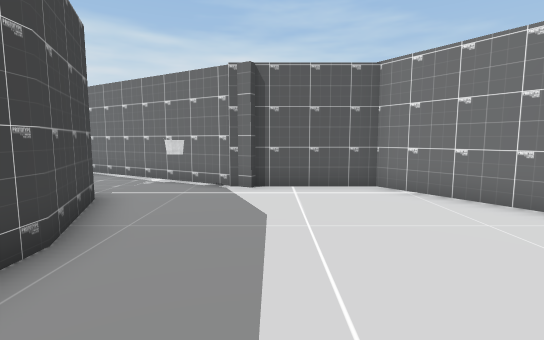
[1] (above)

13 first-person views from a walk through a Unity game level. The camera is 1.2 m above the floor, tilts 6° down and sees 85° across. The floor is counted in squares, 1 m on a side. Each view is taken from the middle of a square. On the plan, view 1 faces up. The plan holds only what a view shows up to about 13 squares ahead; the rest is blank. The place goes on beyond the plan. The player is left out. Some surface patterns are stand-ins.

[2]
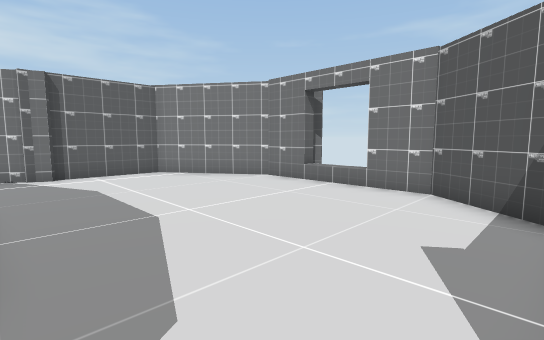

[3]
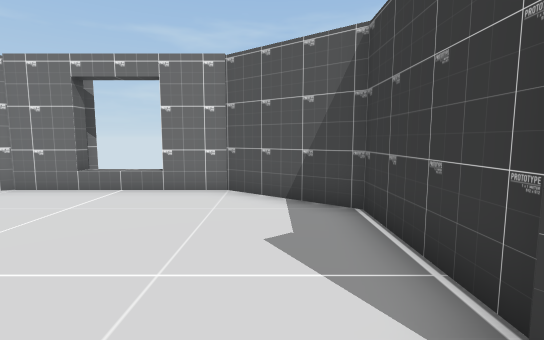

[4]
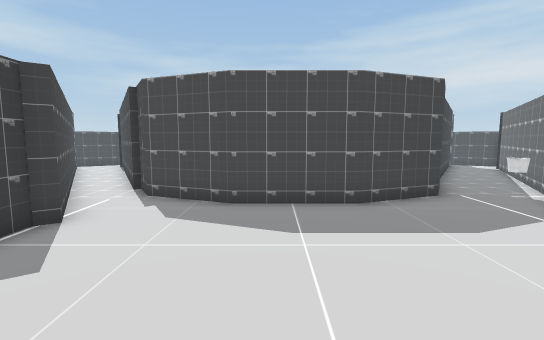

[5]
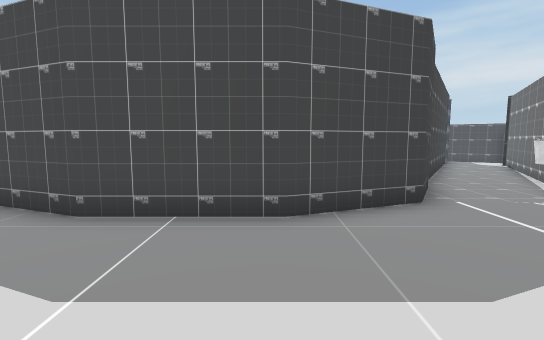

[6]
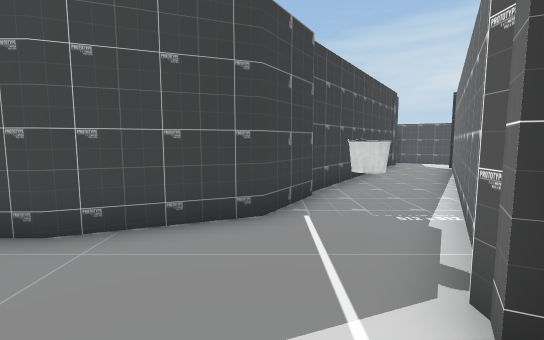

[7]
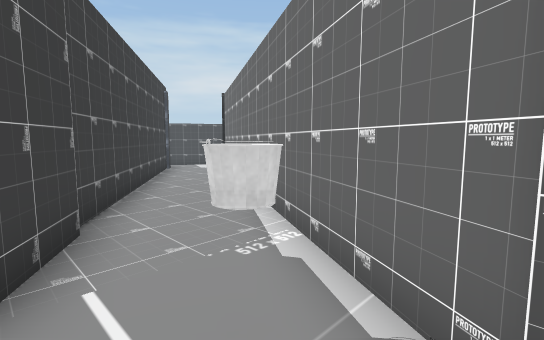

[8]
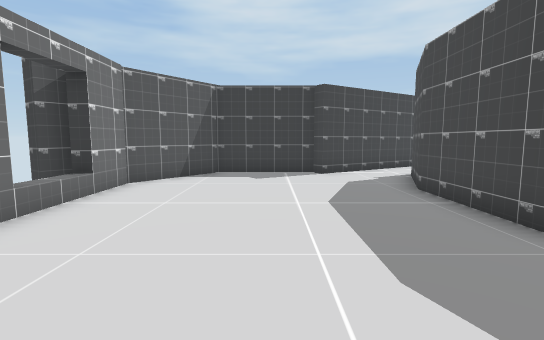

[9]
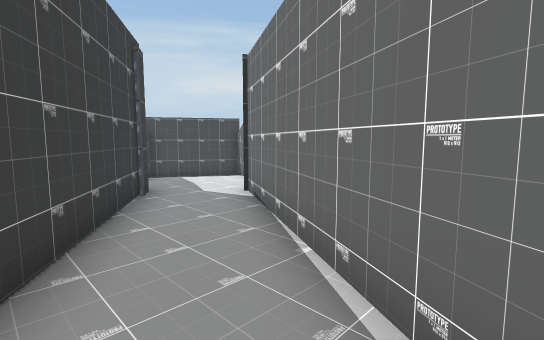

[10]
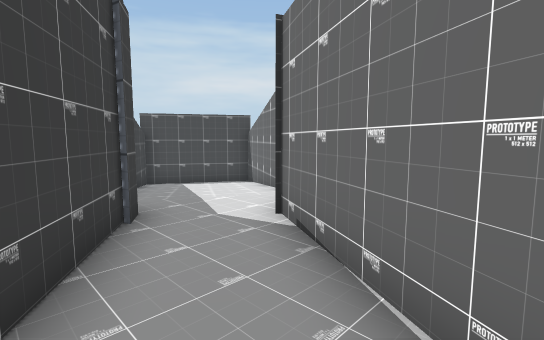

[11]
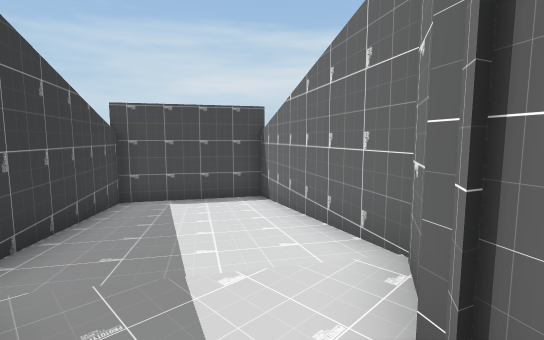

[12]
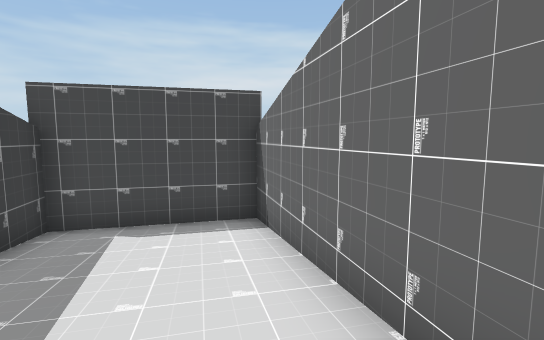

[13]
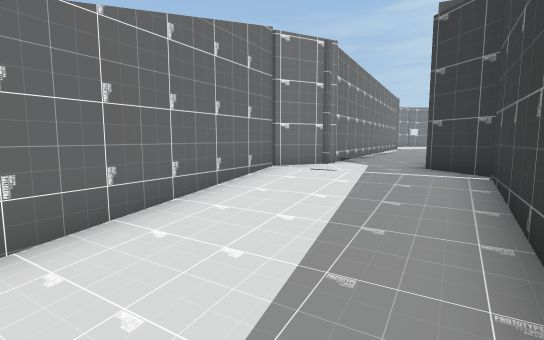

### Floor plan
Key: @ floor where view 1 was taken; # wall or solid block; . main floor; - floor 0.25 m lower than the main floor; _ floor 0.5 m lower than the main floor; / step, stairs or slope; B bucket.
Columns run from 20 left of view 1 to 6 right of it. Each row starts with its distance up from view 1.
 18  ####
 17 ##__###
 16 #___--###
 15 #___---.#
 14 ###---..##
 13   ##--...###
 12    ###.....###
 11      ####....##
 10         ###...###
  9           ##....###
  8            ###....######
  7              ###..B....##
  6                ##.......#
  5                 ##......##
  4                  #.......#
  3                  #.......##
  2                  #......./
  1                  #......./
  0                  #..@....##
 -1                  #.......#
 -2                 ##......##
 -3                ##......##
 -4                #..######
 -5                ####

Where each view was taken, in squares from view 1:
view 1: 0 up, 0 right, facing up
view 2: 3 down, 2 left, facing up-right
view 3: 2 down, 2 left, facing right
view 4: 1 up, 5 right, facing left
view 5: 3 up, 2 right, facing left
view 6: 6 up, 1 right, facing left
view 7: 6 up, 1 left, facing up-left
view 8: 7 up, 1 right, facing down
view 9: 9 up, 6 left, facing up-left
view 10: 10 up, 8 left, facing up-left
view 11: 12 up, 11 left, facing up-left
view 12: 14 up, 13 left, facing up-left
view 13: 15 up, 19 left, facing right
